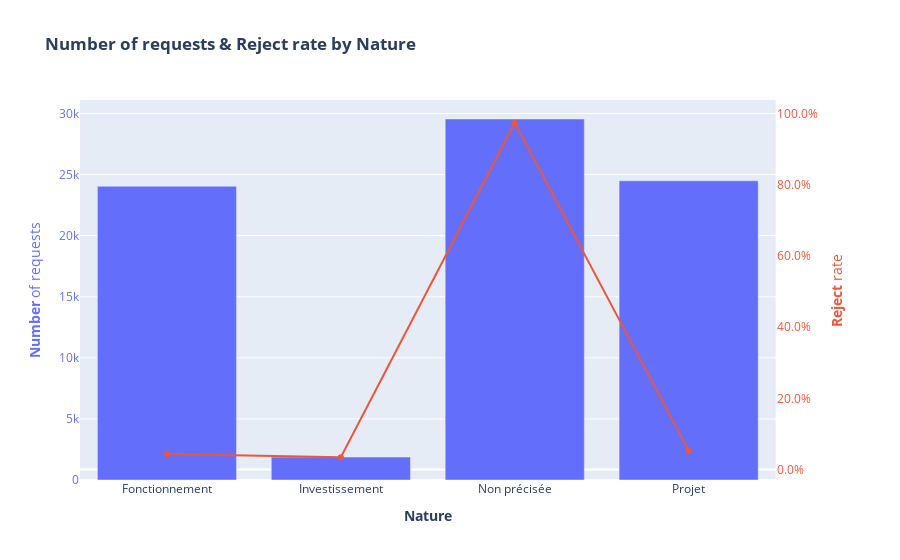

Notebook source saved alongside this figure:
### Code cell
# BY NATURE: NUMBER OF REQUESTS & REJECT RATE

# Create figure with secondary y-axis
fig = make_subplots(specs=[[{"secondary_y": True}]])

# Dataframes
gb = data.groupby('nature_subvention').agg(nb_dossiers = ('numero_dossier', 'count'))
ct = pd.crosstab(data.nature_subvention, data.subsidy_granted_bool, normalize='index').reindex(gb.index)

# Add traces
fig.add_trace(
    go.Bar(x=gb.index, y=gb.nb_dossiers, name='Number of requests'),
    secondary_y=False,
)

fig.add_trace(
    go.Scatter(x=ct.index, y=ct[False], name='Reject rate'),
    secondary_y=True,
)

# Layout
fig.update_layout(
    title_text='<b>Number of requests & Reject rate by Nature</b>',
    showlegend = False,
    hovermode='x unified',
)

# Set x-axis title
fig.update_xaxes(title_text='<b>Nature</b>')

# Set y-axes titles
fig.update_yaxes(title_text='<b>Number</b> of requests', color = '#636EFA', secondary_y=False)
fig.update_yaxes(title_text='<b>Reject</b> rate', color='#EF553B', showgrid = False, tickformat = '.1%', secondary_y=True)

fig.show()

### Figure 1 — Plotly figure (JSON) as saved in the notebook; plotly's stock layout.template omitted (floating-point values rounded to 4 significant figures)
{"data": [{"name": "Number of requests", "type": "bar", "x": ["Fonctionnement", "Investissement", "Non précisée", "Projet"], "xaxis": "x", "y": [24044, 1878, 29549, 24490], "yaxis": "y"}, {"name": "Reject rate", "type": "scatter", "x": ["Fonctionnement", "Investissement", "Non précisée", "Projet"], "xaxis": "x", "y": [0.04404, 0.03461, 0.9735, 0.05312], "yaxis": "y2"}], "layout": {"hovermode": "x unified", "showlegend": false, "title": {"text": "<b>Number of requests & Reject rate by Nature</b>"}, "xaxis": {"anchor": "y", "domain": [0, 0.94], "title": {"text": "<b>Nature</b>"}}, "yaxis": {"anchor": "x", "color": "#636EFA", "domain": [0, 1], "title": {"text": "<b>Number</b> of requests"}}, "yaxis2": {"anchor": "x", "color": "#EF553B", "overlaying": "y", "showgrid": false, "side": "right", "tickformat": ".1%", "title": {"text": "<b>Reject</b> rate"}}}}
